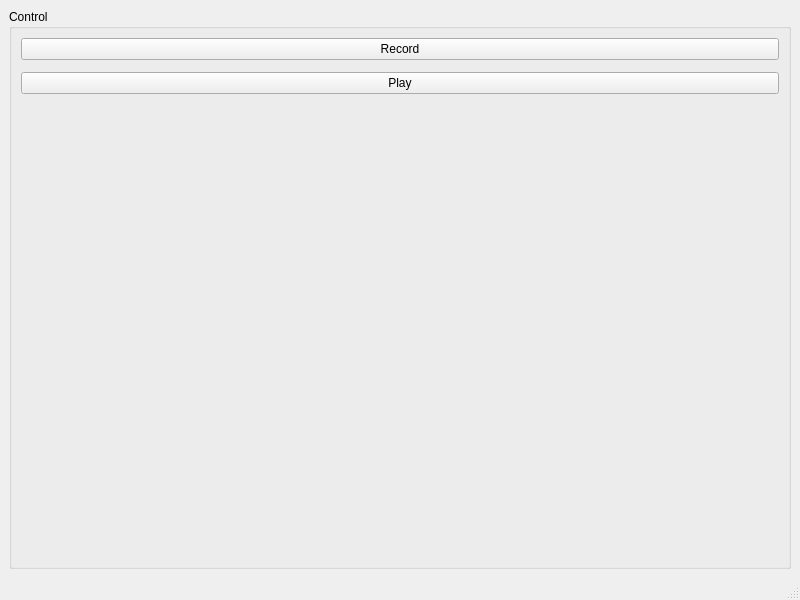
<?xml version="1.0" encoding="UTF-8"?>
<ui version="4.0">
 <class>VideoWindow</class>
 <widget class="QMainWindow" name="VideoWindow">
  <property name="geometry">
   <rect>
    <x>0</x>
    <y>0</y>
    <width>800</width>
    <height>600</height>
   </rect>
  </property>
  <property name="minimumSize">
   <size>
    <width>800</width>
    <height>600</height>
   </size>
  </property>
  <property name="windowTitle">
   <string>MainWindow</string>
  </property>
  <widget class="QWidget" name="centralwidget">
   <layout class="QHBoxLayout" name="horizontalLayout_2">
    <item>
     <layout class="QHBoxLayout" name="mainLayout">
      <item>
       <widget class="QGroupBox" name="groupBox">
        <property name="sizePolicy">
         <sizepolicy hsizetype="Minimum" vsizetype="Preferred">
          <horstretch>0</horstretch>
          <verstretch>0</verstretch>
         </sizepolicy>
        </property>
        <property name="minimumSize">
         <size>
          <width>120</width>
          <height>0</height>
         </size>
        </property>
        <property name="title">
         <string>Control</string>
        </property>
        <layout class="QVBoxLayout" name="verticalLayout_2">
         <item>
          <layout class="QVBoxLayout" name="controlLayout">
           <property name="spacing">
            <number>12</number>
           </property>
           <item>
            <widget class="QPushButton" name="recordButton">
             <property name="text">
              <string>Record</string>
             </property>
            </widget>
           </item>
           <item>
            <widget class="QPushButton" name="playButton">
             <property name="text">
              <string>Play</string>
             </property>
            </widget>
           </item>
           <item>
            <spacer name="verticalSpacer">
             <property name="orientation">
              <enum>Qt::Vertical</enum>
             </property>
             <property name="sizeHint" stdset="0">
              <size>
               <width>20</width>
               <height>40</height>
              </size>
             </property>
            </spacer>
           </item>
          </layout>
         </item>
        </layout>
       </widget>
      </item>
     </layout>
    </item>
   </layout>
  </widget>
  <widget class="QMenuBar" name="menubar">
   <property name="geometry">
    <rect>
     <x>0</x>
     <y>0</y>
     <width>800</width>
     <height>22</height>
    </rect>
   </property>
  </widget>
  <widget class="QStatusBar" name="statusbar"/>
 </widget>
 <resources/>
 <connections/>
</ui>
